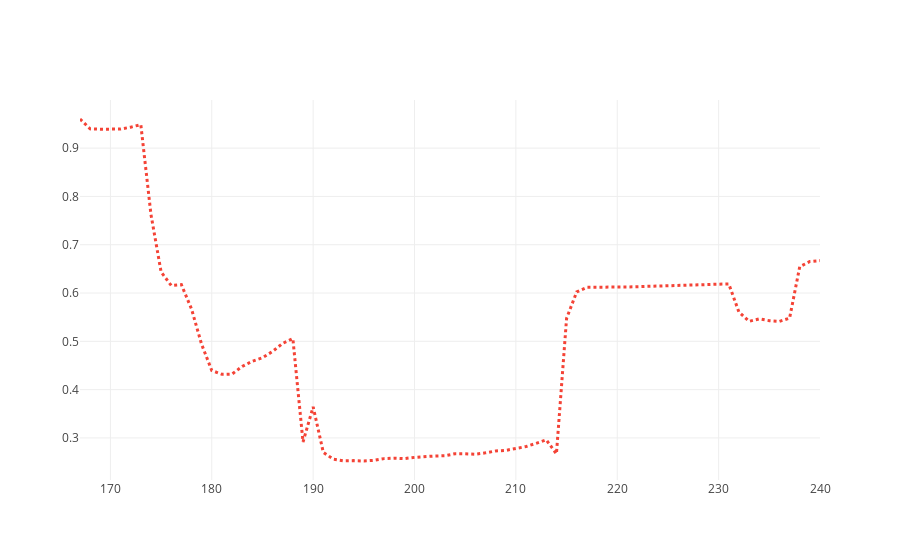

Here is the notebook cell this chart was saved with:
### Code cell
traceN = go.Scatter(
    x = x,
    y = nash,
    mode = 'lines',
    name = 'Nash.',
    line = dict(
        color = '#F44336',
        width = 3,
        dash = 'dot')
)
n = [traceN]
nfigname = "Nash.png"

%matplotlib inline
import plotlycred

online = False
if online:
    # fig = py.iplot(data) 
    fig = go.Figure(data=n)#, layout=layout)
    py.image.save_as(fig, filename=nfigname)
    # py.plot(fig, filename=figname) # Opens in web
else:
    fig = go.Figure(data=n)#, layout=layout)
    iplot(fig)

### Figure 1 — Plotly figure (JSON) as saved in the notebook; plotly's stock layout.template omitted (floating-point values rounded to 4 significant figures)
{"data": [{"line": {"color": "#F44336", "dash": "dot", "width": 3}, "mode": "lines", "name": "Nash.", "type": "scatter", "x": [167, 168, 169, 170, 171, 172, 173, 174, 175, 176, 177, 178, 179, 180, 181, 182, 183, 184, 185, 186, 187, 188, 189, 190, 191, 192, 193, 194, 195, 196, 197, 198, 199, 200, 201, 202, 203, 204, 205, 206, 207, 208, 209, 210, 211, 212, 213, 214, 215, 216, 217, 218, 219, 220, 221, 222, 223, 224, 225, 226, 227, 228, 229, 230, 231, 232, 233, 234, 235, 236, 237, 238, 239, 240, 241, 242, 243, 244, 245, 246, 247, 248, 249, 250], "y": [0.9604, 0.9399, 0.9392, 0.9398, 0.9396, 0.9434, 0.9488, 0.7627, 0.6436, 0.6156, 0.6174, 0.567, 0.4937, 0.4396, 0.4317, 0.4322, 0.4479, 0.4588, 0.466, 0.4791, 0.4958, 0.5056, 0.2916, 0.3643, 0.2702, 0.2559, 0.2527, 0.253, 0.2522, 0.2536, 0.2571, 0.2582, 0.2571, 0.2597, 0.2616, 0.2626, 0.2632, 0.2672, 0.2672, 0.2663, 0.2691, 0.2729, 0.2742, 0.2776, 0.2821, 0.2888, 0.296, 0.267, 0.5475, 0.6024, 0.6119, 0.612, 0.6119, 0.6121, 0.6126, 0.6132, 0.6137, 0.6142, 0.6144, 0.615, 0.6157, 0.6164, 0.6173, 0.6181, 0.6189, 0.5607, 0.5414, 0.5465, 0.5428, 0.5414, 0.5478, 0.6546, 0.6653, 0.6672]}], "layout": {}}
